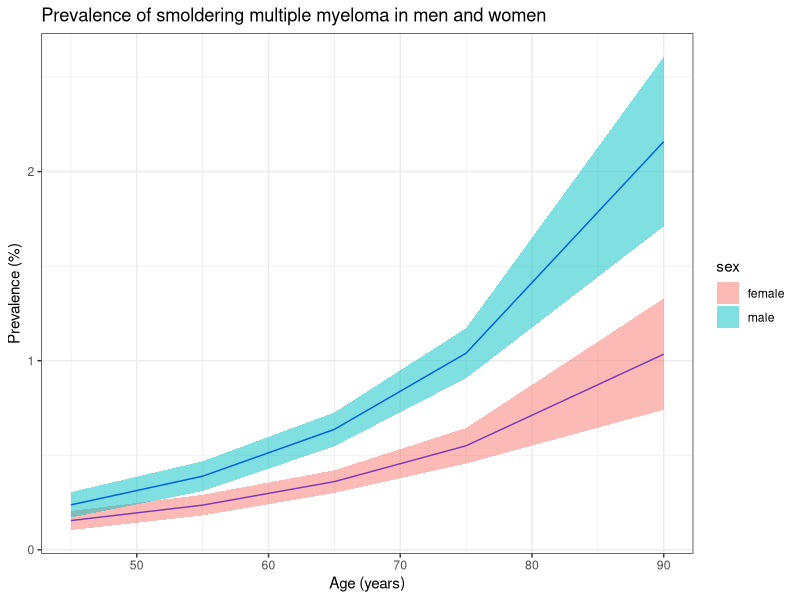

R code for this plot:
## ---- chunk 1

library(data.table)
library(dplyr)
library(ggplot2)
library(knitr)


prevalence_prep_data <- fread("prevalence_prep_data_NM.csv")

#Prepare new variables
prevalence_prep_data %>% mutate(p_smm_arm3 = n_SMM_arm3/n_random_arm3_BM) %>% 
            mutate(n_est_smm_all_arms = p_smm_arm3 * n_randomized) %>% 
            mutate(n_est_smm_all_arms_round = round(n_est_smm_all_arms)) %>% 
            mutate(p_est = n_est_smm_all_arms/n_bloodsample) -> prevalence_prep_data


#Fit prevalence of SMM within all participants
glm(cbind(n_est_smm_all_arms_round,n_bloodsample-n_est_smm_all_arms_round) ~ sex * age_m,data =prevalence_prep_data, family = "binomial") -> fitted_new_fit

#Data used for prediction
to_be_fitted <- data.frame(sex = prevalence_prep_data$sex , age_m=prevalence_prep_data$age_m) 




#Predicted values
#fit is predicted prevalence within age group.
#lower and upper gives 95 % confidence interval
predict_data_new <- predict(fitted_new_fit,
                            type = "response",
                            newdata=to_be_fitted,
                            se.fit=TRUE) %>% 
  as.data.frame() %>% cbind(to_be_fitted) %>% 
  mutate(lower = fit - 1.96*se.fit, 
         upper = fit + 1.96*se.fit)


predict_data_new %>% select(-residual.scale) -> predict_data_new

# plotting with ggplot: 
predict_data_new %>% ggplot(aes(x = age_m, 
                                y = fit * 100 ,fill = sex)) + 
  geom_line(colour = "blue") + 
  geom_ribbon(aes(ymin = lower* 100,
                  ymax = upper* 100), 
              alpha = 0.5) + ggtitle("Prevalence of smoldering multiple myeloma in men and women") + 
              labs(y = "Prevalence (%)",x = "Age (years)") +  theme_bw()




## ---- chunk 2
#Create table 4, as in paper, plus few extra columns 

#Predicted prevalence data joined to counts   
prevalence_prep_data %>%   cbind(predict_data_new[,-c(3,4)])  -> prevalence_prep_predict_data

#
prevalence_prep_predict_data %>% mutate(SMM_estimated_iceland = n_invited * fit) %>% 
                                 mutate(SMM_estimated_iceland_se = n_invited * se.fit) %>% 
  mutate(prevalence_w_ci = paste(round(fit*100,2)," [",round(lower*100,2),"-",round(upper*100,2)," ] %")) -> prevalence_prep_predict_data

#Select the columns of interest
prevalence_prep_predict_data %>% select(sex,age_grp,n_invited,n_participants,n_bloodsample,n_randomized,
                                        n_randomized_arm3,n_random_arm3_BM,n_SMM_arm3,SMM_estimated_iceland,SMM_estimated_iceland_se,
                                        prevalence_w_ci) -> prevalence_prep_predict_data

#Create total counts and summary
prevalence_prep_predict_data %>% summarise(sex = "Total", age_grp = "",
                                           total_invited = sum(n_invited),
                                           total_participants = sum(n_participants),
                                           total_bloodsample = sum(n_bloodsample),
                                           total_randomized = sum(n_randomized),
                                           total_arm3 = sum(n_randomized_arm3),
                                           total_arm3_BM = sum(n_random_arm3_BM),
                                           total_smm = sum(n_SMM_arm3),
                                           SMM_estimated_iceland_total = sum(SMM_estimated_iceland),
                                           SMM_estimated_iceland_total_se = sqrt(sum(SMM_estimated_iceland_se^2))) -> prevalence_prep_predict_data_summary

#Continue creating summary data for table
prevalence_prep_predict_data_summary %>% mutate(Estimated_SMM_prevalence_in_iceland_40year_and_older = round(SMM_estimated_iceland_total/total_invited*100,2),
                                                Confidence_interval_25 = round((SMM_estimated_iceland_total - 1.96*SMM_estimated_iceland_total_se)* 100/total_invited,2),
                                                Confidence_interval_975 = round((SMM_estimated_iceland_total + 1.96*SMM_estimated_iceland_total_se)* 100/total_invited,2)) -> prevalence_prep_predict_data_summary

#Continue creating summary data for table
prevalence_prep_predict_data_summary %>% mutate(prevalence_w_ci = paste(Estimated_SMM_prevalence_in_iceland_40year_and_older," [ ",
                                                                        Confidence_interval_25," - ",
                                                                        Confidence_interval_975, " ] %")) %>% select(-Estimated_SMM_prevalence_in_iceland_40year_and_older,-Confidence_interval_25,-Confidence_interval_975) -> prevalence_prep_predict_data_summary

#Prevalence of SMM in a whole population
prevalence_prep_predict_data %>% rbind(prevalence_prep_predict_data_summary,use.names=F) -> prevalence_prep_predict_data_complete

prevalence_prep_predict_data_complete 

